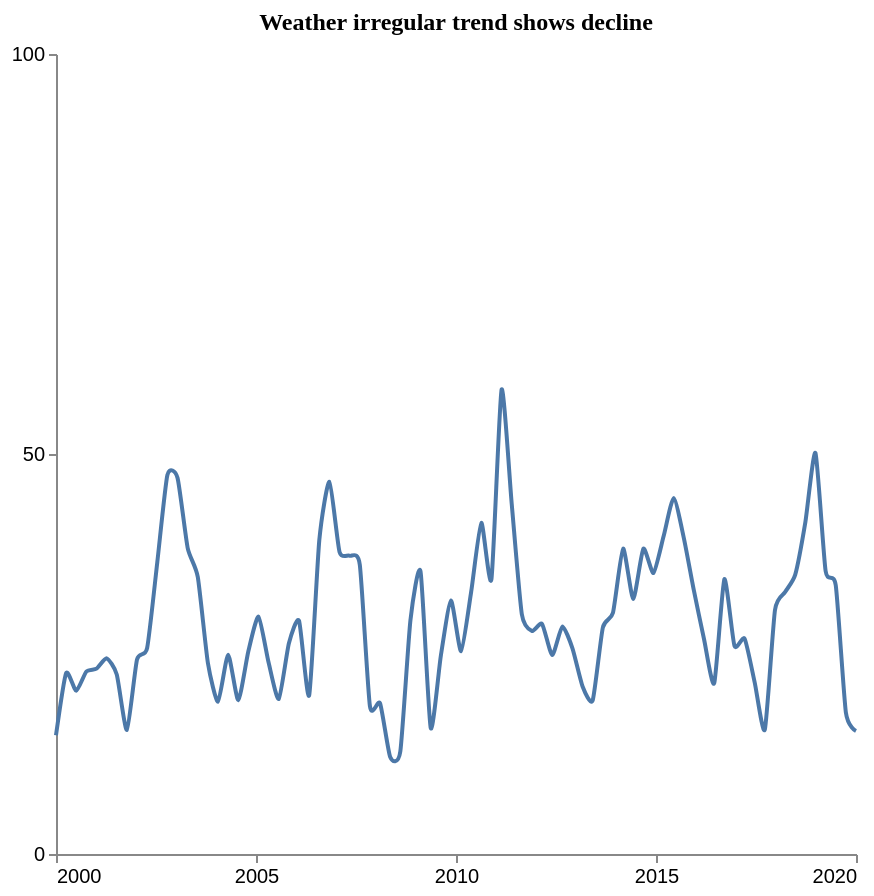

Here is the Vega-Lite specification saved for this chart:
### Vega-Lite specification from a JSON file in a GitHub repository (floating-point values rounded to 4 significant figures)
{"$schema": "https://vega.github.io/schema/vega-lite/v5.json", "description": "Pattern: Irregular", "data": {"values": [{"X": 2000.0, "Y": 14.84}, {"X": 2000.0, "Y": 22.61}, {"X": 2001.0, "Y": 20.4}, {"X": 2001.0, "Y": 22.81}, {"X": 2001.0, "Y": 23.16}, {"X": 2001.0, "Y": 24.46}, {"X": 2002.0, "Y": 22.43}, {"X": 2002.0, "Y": 15.51}, {"X": 2002.0, "Y": 24.32}, {"X": 2002.0, "Y": 25.75}, {"X": 2003.0, "Y": 36.45}, {"X": 2003.0, "Y": 47.38}, {"X": 2003.0, "Y": 47.02}, {"X": 2003.0, "Y": 38.27}, {"X": 2004.0, "Y": 34.63}, {"X": 2004.0, "Y": 23.88}, {"X": 2004.0, "Y": 19.05}, {"X": 2004.0, "Y": 24.91}, {"X": 2005.0, "Y": 19.22}, {"X": 2005.0, "Y": 25.38}, {"X": 2005.0, "Y": 29.67}, {"X": 2005.0, "Y": 23.9}, {"X": 2006.0, "Y": 19.38}, {"X": 2006.0, "Y": 26.33}, {"X": 2006.0, "Y": 29.15}, {"X": 2006.0, "Y": 19.84}, {"X": 2007.0, "Y": 39.22}, {"X": 2007.0, "Y": 46.52}, {"X": 2007.0, "Y": 37.76}, {"X": 2007.0, "Y": 37.29}, {"X": 2008.0, "Y": 36.15}, {"X": 2008.0, "Y": 18.48}, {"X": 2008.0, "Y": 18.85}, {"X": 2008.0, "Y": 12.12}, {"X": 2009.0, "Y": 12.8}, {"X": 2009.0, "Y": 29.22}, {"X": 2009.0, "Y": 35.3}, {"X": 2009.0, "Y": 15.77}, {"X": 2010.0, "Y": 24.76}, {"X": 2010.0, "Y": 31.69}, {"X": 2010.0, "Y": 25.36}, {"X": 2010.0, "Y": 32.8}, {"X": 2011.0, "Y": 41.39}, {"X": 2011.0, "Y": 34.36}, {"X": 2011.0, "Y": 58.04}, {"X": 2011.0, "Y": 43.8}, {"X": 2012.0, "Y": 29.97}, {"X": 2012.0, "Y": 27.87}, {"X": 2012.0, "Y": 28.76}, {"X": 2012.0, "Y": 24.86}, {"X": 2013.0, "Y": 28.43}, {"X": 2013.0, "Y": 25.7}, {"X": 2013.0, "Y": 20.94}, {"X": 2013.0, "Y": 19.21}, {"X": 2014.0, "Y": 28.3}, {"X": 2014.0, "Y": 30.17}, {"X": 2014.0, "Y": 38.18}, {"X": 2014.0, "Y": 31.86}, {"X": 2015.0, "Y": 38.15}, {"X": 2015.0, "Y": 35.13}, {"X": 2015.0, "Y": 39.71}, {"X": 2015.0, "Y": 44.51}, {"X": 2016.0, "Y": 39.49}, {"X": 2016.0, "Y": 32.88}, {"X": 2016.0, "Y": 26.82}, {"X": 2016.0, "Y": 21.35}, {"X": 2017.0, "Y": 34.34}, {"X": 2017.0, "Y": 26.01}, {"X": 2017.0, "Y": 26.92}, {"X": 2017.0, "Y": 21.43}, {"X": 2018.0, "Y": 15.56}, {"X": 2018.0, "Y": 30.51}, {"X": 2018.0, "Y": 32.74}, {"X": 2018.0, "Y": 34.92}, {"X": 2019.0, "Y": 41.48}, {"X": 2019.0, "Y": 50.12}, {"X": 2019.0, "Y": 35.37}, {"X": 2019.0, "Y": 33.6}, {"X": 2020.0, "Y": 17.7}, {"X": 2020.0, "Y": 15.37}]}, "mark": {"type": "line", "interpolate": "cardinal", "tension": 0.4}, "encoding": {"x": {"field": "X", "type": "quantitative", "title": "", "axis": {"grid": false, "format": "d", "values": [2000, 2005, 2010, 2015, 2020], "tickSize": 4}, "scale": {"domain": [2000, 2020]}}, "y": {"field": "Y", "type": "quantitative", "title": "", "axis": {"grid": false, "format": "d", "values": [0, 50, 100], "tickSize": 4, "tickOpacity": 1}, "scale": {"domain": [0, 100]}}}, "title": {"text": "Weather irregular trend shows decline", "anchor": "middle", "font": "Tahoma", "fontSize": 12}, "config": {"lineBreak": "^", "view": {"stroke": null}}, "height": 400, "width": 400, "autosize": "pad"}
